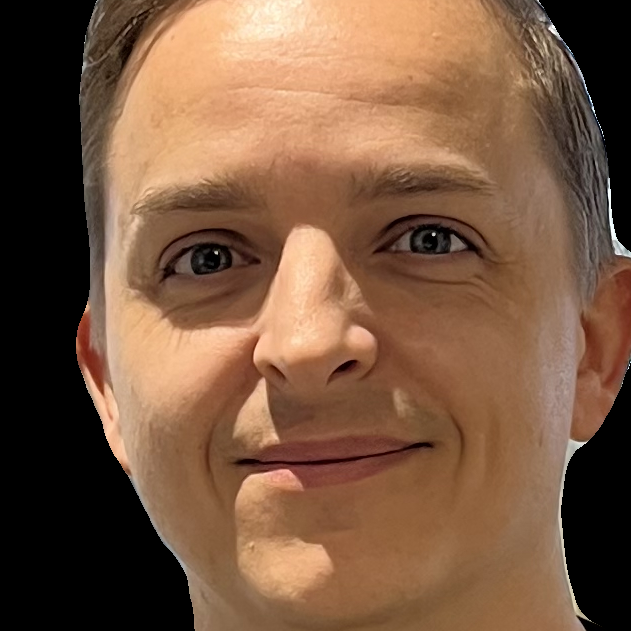
#> input picture Images/Daniel_face.png, 631 x 631 px, found by its file name
$ python 'featuresMatching_video copy.py'
#> lines starting #> are read from the running program, lines starting #| are printed output that depends on the picture; pictures that were not available may be replaced by others from this repository, and a replacement may not be noted
import cv2
from matplotlib import pyplot as plt


# De 2 billeder vi kommer til at bruge til sammenligning
gray = cv2.imread("../images/Daniel_face.png", 0)
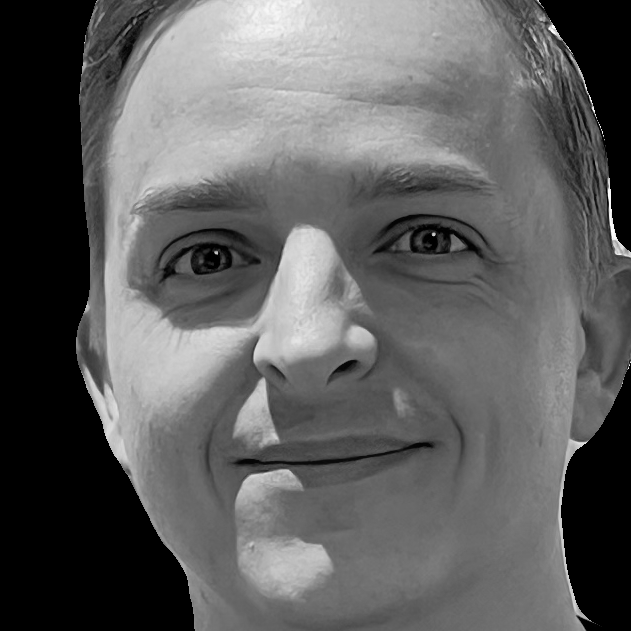
#> gray: shape (631, 631); min 0, max 255, mean 94.8

cap = cv2.VideoCapture("../images/Convertet.mp4")

# Background subtraction: https://docs.opencv.org/4.x/d1/dc5/tutorial_background_subtraction.html


bgr = cv2.imread("../images/zebra.jpg")
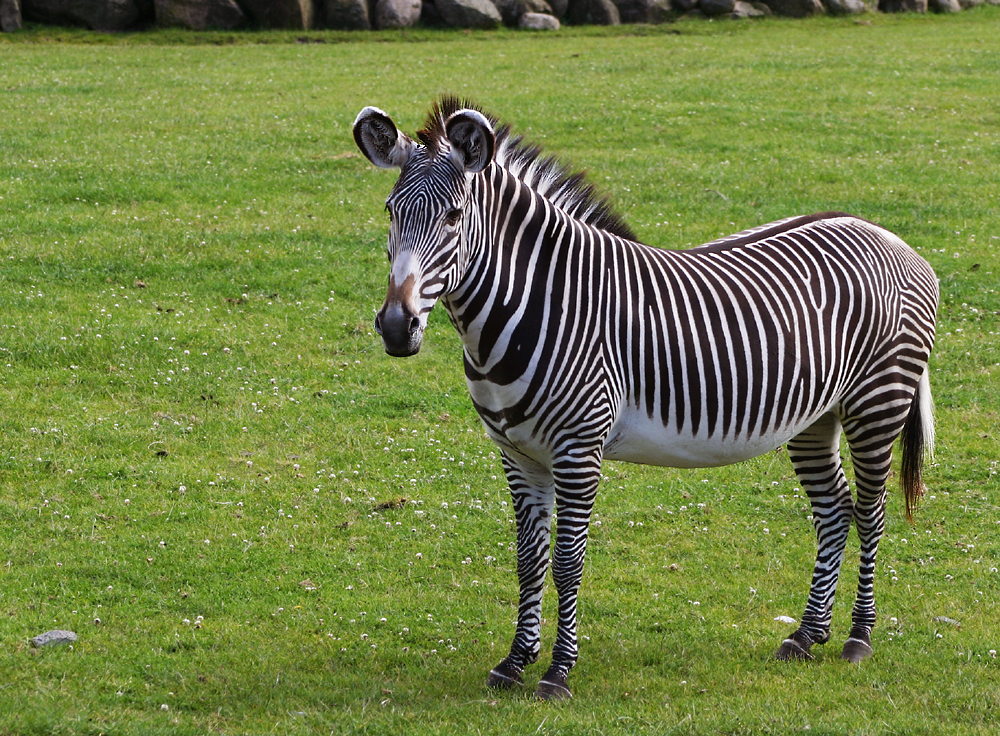
#> input picture Images/zebra.jpg, 1000 x 736 px, found by its file name
#> bgr is the input picture: shape (736, 1000, 3); mean B, G, R 69.4, 128.5, 114.7
hsv = cv2.cvtColor(bgr, cv2.COLOR_BGR2HSV)
#> hsv: shape (736, 1000, 3); mean H, S, V 51.6, 122.5, 130.9

# Ikke nødvendigt i keypoint detection
gauss = cv2.GaussianBlur(gray, (11, 11), 0)
bilat = cv2.bilateralFilter(gray, 11, sigmaColor=75, sigmaSpace=75)


def orbKeypoints(grayimg):
    orb = cv2.ORB.create()
    keypoints, destination = orb.detectAndCompute(grayimg, None)
    return keypoints, destination


# [49 lines left out: functions siftKeypoints, bruteforceMatching, knnDistanceMatch, flannKnnMatching, not called in this run]


gray_small = cv2.resize(gray, (0, 0), fx=0.5, fy=0.5)
k1, d1 = orbKeypoints(gray_small)
#> in orbKeypoints, `keypoints, destination = orb.detectAndCompute(grayimg, None)`: keypoints = 478 keypoints; strongest (x, y, size): (216, 117, 31), (108, 126, 31), (150, 115, 111.1), (131, 190, 31)
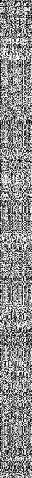
#> d1: shape (478, 32); min 0, max 255, mean 139.7
#> k1 has the same summary as keypoints in orbKeypoints

orb = cv2.ORB.create(nfeatures=1000)
bf = cv2.BFMatcher(cv2.NORM_HAMMING, crossCheck=True)

while cap.isOpened():
    ret, frame = cap.read()
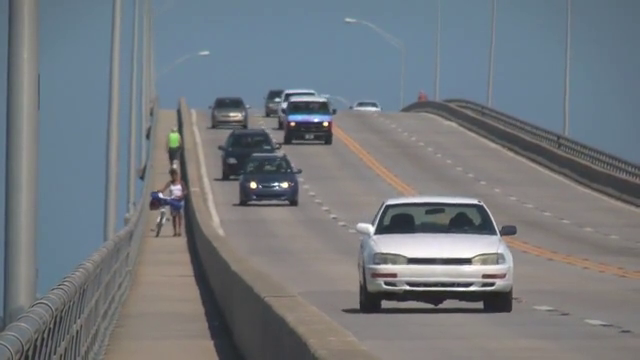
#> input picture frame 91 of Images/traffic.mp4, 640 x 360 px, given in place of Convertet.mp4, which was not available
#> frame is the input picture: shape (360, 640, 3); mean B, G, R 126.6, 121.2, 115.7
    if not ret:
        break

    frame = cv2.rotate(frame, cv2.ROTATE_90_CLOCKWISE)
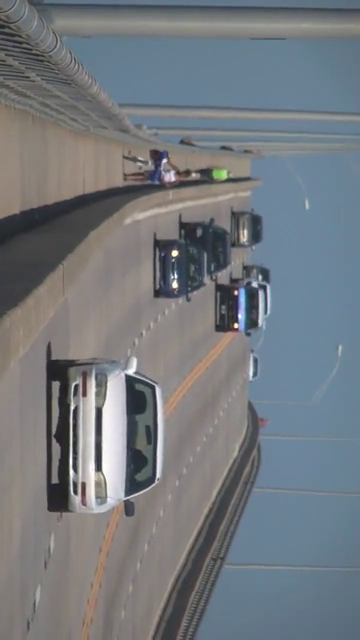
#> frame: shape (640, 360, 3); mean B, G, R 126.6, 121.2, 115.7
    frame_small = cv2.resize(frame, (0, 0), fx=0.5, fy=0.5)
    grayComparison = cv2.cvtColor(frame_small, cv2.COLOR_BGR2GRAY)
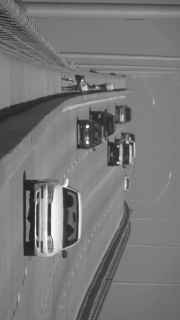
#> grayComparison: shape (320, 180); min 31, max 254, mean 120.2

    k2, d2 = orb.detectAndCompute(grayComparison, None)
#> k2 = 625 keypoints; strongest (x, y, size): (88, 126, 31), (65, 186, 31), (87, 142, 31), (63, 188, 31)
    if d2 is None:
        continue

    matches = bf.match(d1, d2)
#> matches = 112 matches
    matches = sorted(matches, key=lambda x: x.distance)[:30]
#> matches = 30 matches

    matchedFrame = cv2.drawMatches(
        gray_small, k1,
        grayComparison, k2,
        matches, None,
        flags=cv2.DrawMatchesFlags_NOT_DRAW_SINGLE_POINTS
    )
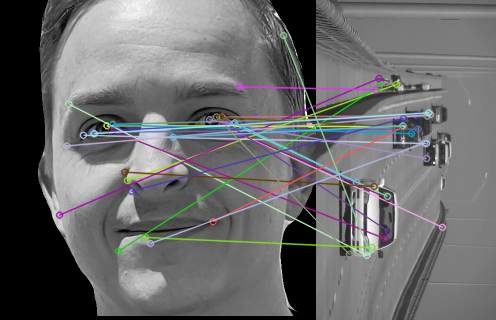
#> matchedFrame: shape (320, 496, 3); mean of channels 0, 1, 2 106.6, 105.9, 105.7; drawn as B, G, R

    cv2.imshow("Live Feature Matching (~25 FPS) - press q to quit", matchedFrame)

    if cv2.waitKey(1) & 0xFF == ord('q'):
#> (key q is pressed here)
        break

cap.release()
cv2.destroyAllWindows()
